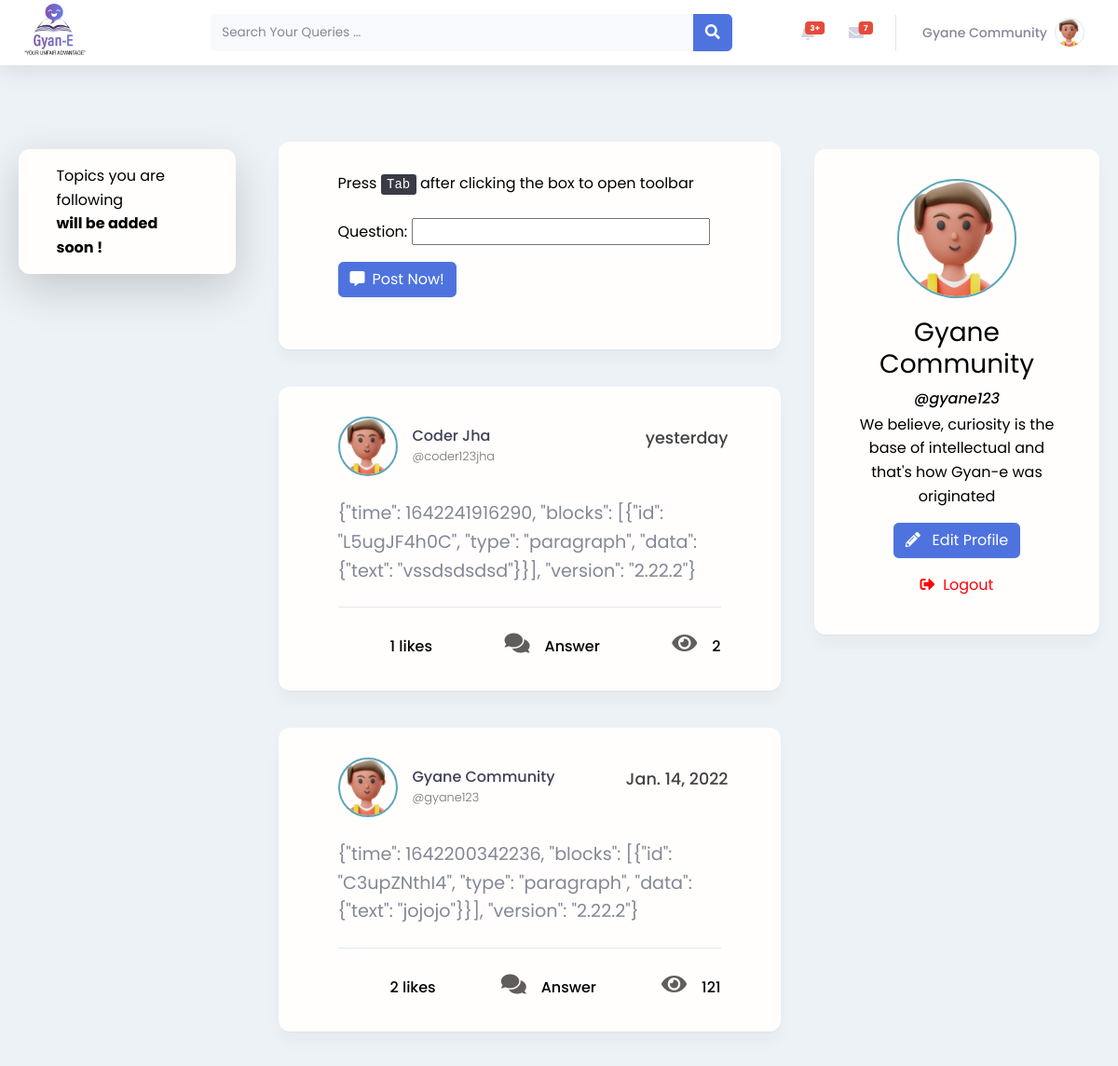
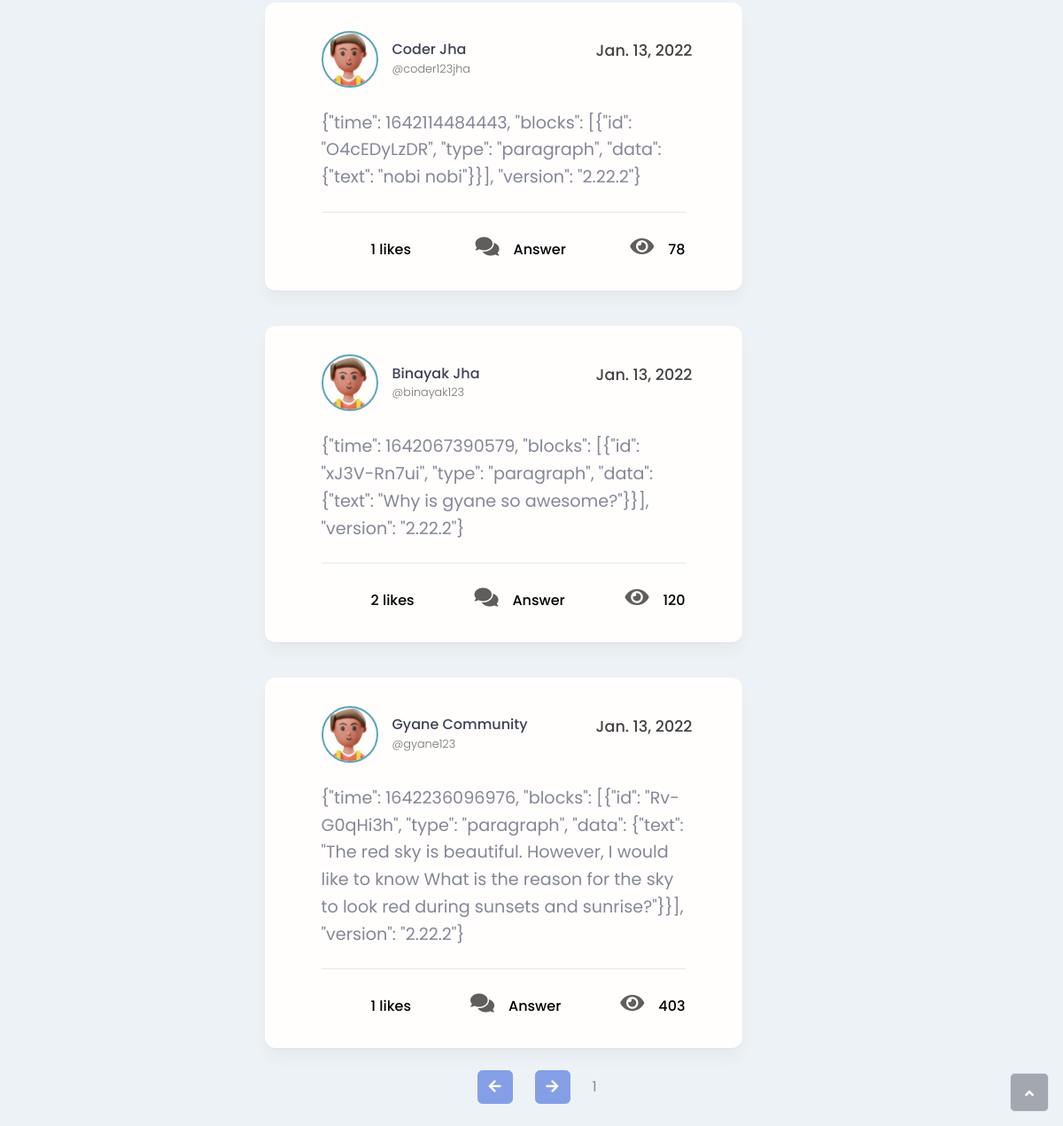
Page / (signed in) on the earlier database version (2 pictures, top to bottom).
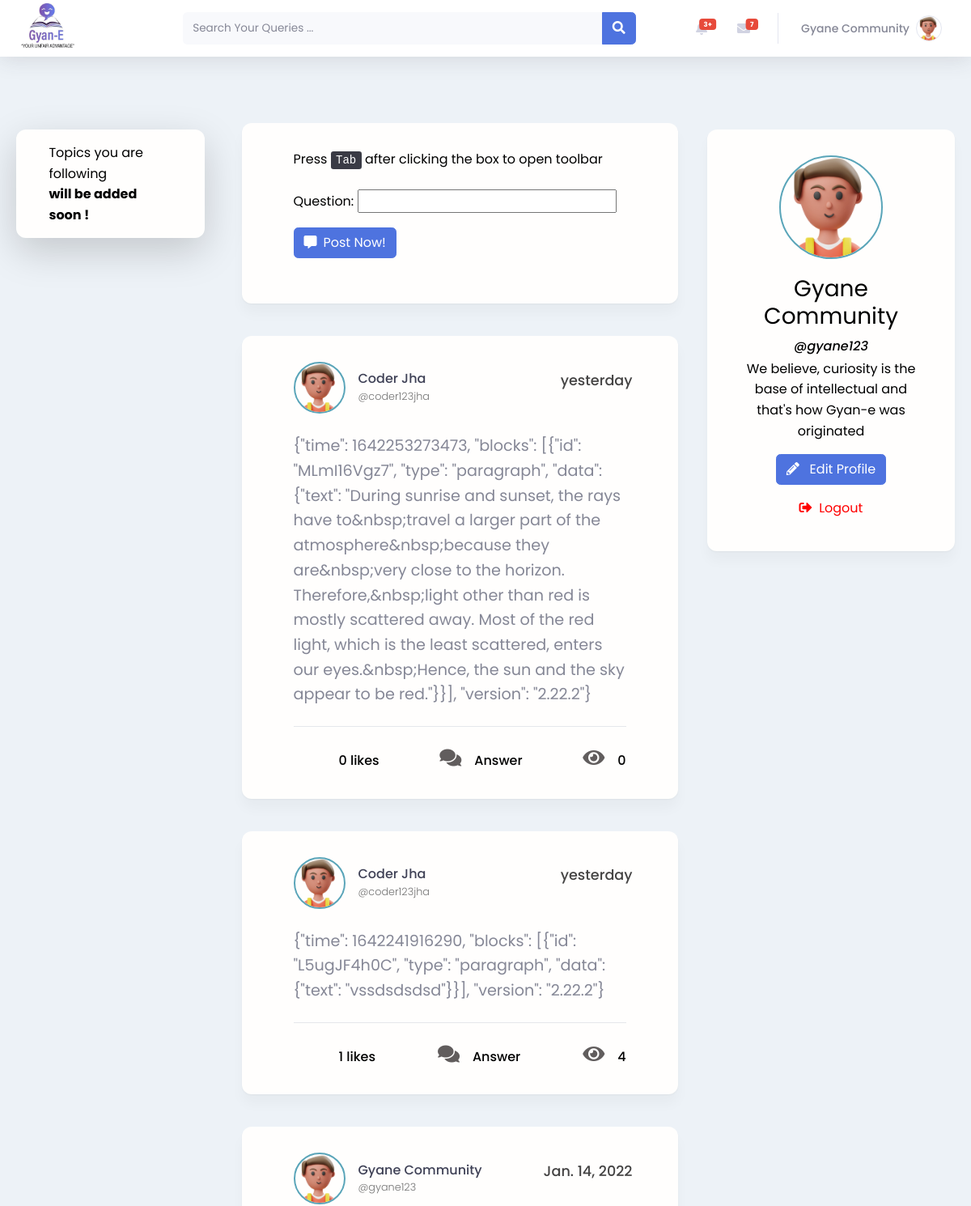
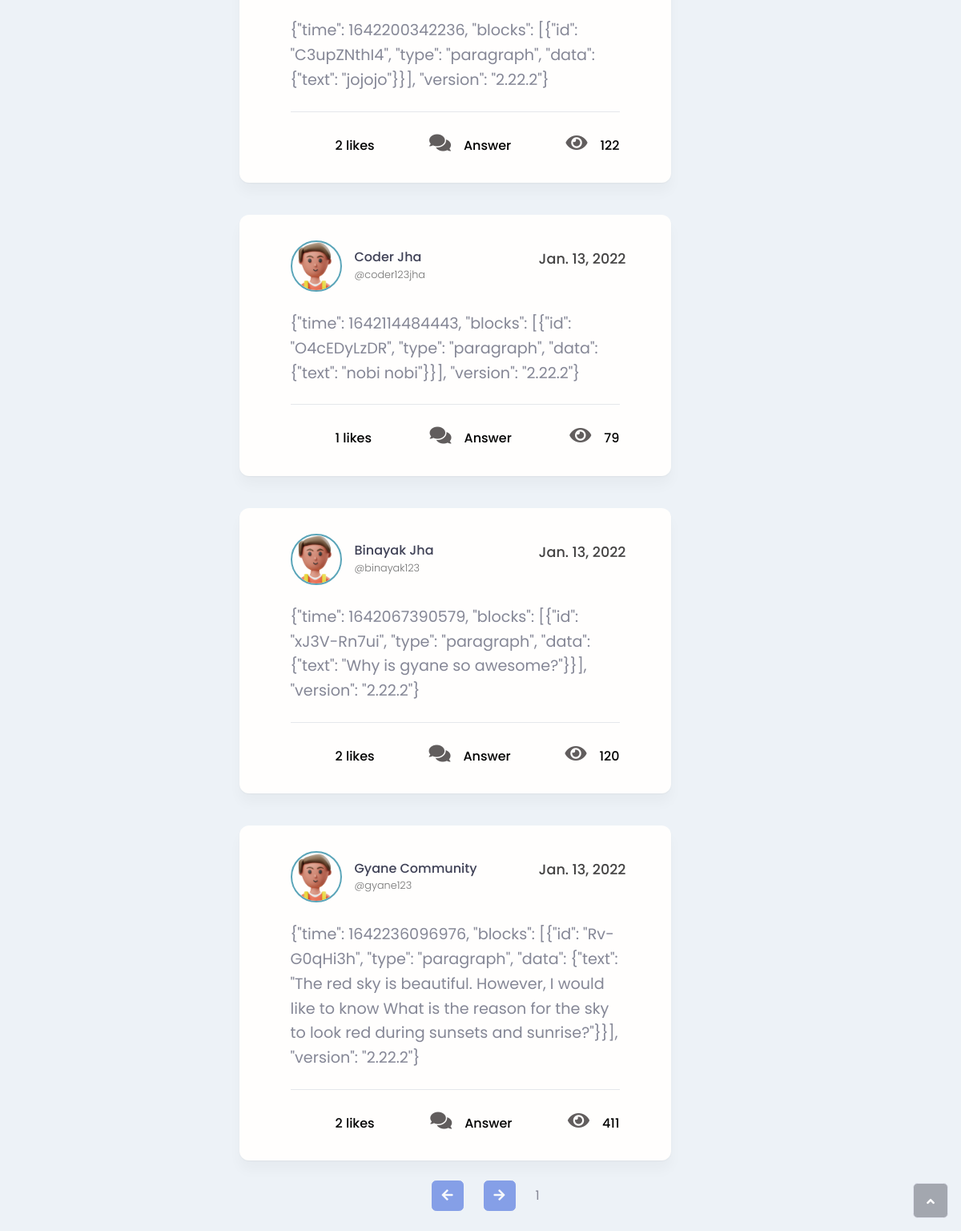
Same page on the later database version (2 pictures, top to bottom).
### core/models.py (models this page shows, shortened)
class Question(models.Model):
    note_id = models.AutoField(primary_key=True)
    question =EditorJsJSONField(readOnly=False, autofocus=True, null=True)
    user = models.ForeignKey(User, on_delete=models.CASCADE)
    time_st = models.DateTimeField(auto_now_add=True)
    profile_pic = property(lambda self: self.user.profile.profile_pic)
    likes = models.ManyToManyField(User, related_name='likes', blank=True)
    views  = models.IntegerField(default=0)

class Profile(models.Model):
    user = models.OneToOneField(User, on_delete=models.CASCADE,null=True)
    first_name = models.CharField(max_length=200, null=True)
    email = models.CharField(max_length=200, null=True)
    small_intro = models.TextField(max_length=100, blank=True, null=True)
    profile_pic = CloudinaryField('image', null=True, blank=True)

### core/views.py (the view)
# urls.py: path('', views.home, name='home'),
def home(request):
    postss = Question.objects.all().order_by('-time_st')
    p = Paginator(postss, 10)
    page_number = request.GET.get('page')
    page_obj = p.get_page(page_number)
    form = NoteForm()
    context = {'postss':postss,
                'form':form,
                'page_obj': page_obj,
    }
    return render(request, 'core/login.html', context)

### core/templates/core/login.html (shortened to what this page needs)
<!DOCTYPE html>
<html>
<head>
    {% load static %}
    <link rel="stylesheet" href="https://pro.fontawesome.com/releases/v5.15.3/css/all.css"
>
    <link rel="stylesheet" href="{% static '/main.css' %}">
    <link rel="stylesheet" href="{% static '/bootstrap/css/bootstrap.min.css' %}">
    <link rel="stylesheet" href="{% static '/assets/fonts/fontawesome-all.min.css' %}">
    <link rel="stylesheet" href="//cdn.jsdelivr.net/npm/medium-editor@latest/dist/css/medium-editor.min.css"
        type="text/css" media="screen" charset="utf-8">
</head>
<body id="page-top">
    {% if user.is_authenticated %}
{% include 'core/navbar.html' %}
    <section class="row container-flex">
        <div class="cards shadow-lg col-lg-2
            col-sm-8 container welcome-card" style="
            height: 20%;
            width: 19%;
            margin-top: 10rem !important;
            margin-right: 9px;
        ">
            <div class="card-body">
                <div class="row">
                    <div class="col-lg-10" style="color: #000;">
                        Topics you are following<br>
                        <b>will be added soon !</b>
                    </div>
                </div>
            </div>
        </div>
        <div class="col-lg-6 " style="margin-top: 7rem;">
            <div class="cards create-post container col-lg-11 col-sm-11">
                <div class="card__body">
                    <div class="create-post__body">
                        <div class="create-post__hint">
                            <p>Press
                                <span class="create-post__hint-key">
                                    <kbd>Tab</kbd>&nbsp;after clicking the box
                                </span>
                                to open toolbar
                            </p>
                        </div>
                        <form class="form" action="notes" method="post" enctype="multipart/form-data"
                            id="id_ajax_upload_form">
                            <div class="form__field">
                                <div class="container-flex">
                                    <div class="row" aria-required="true">
                                        {{ form.as_p }}
                                    </div>
                                </div>
                                <div style="margin-top: 10px;">
                                    <button class="btn btn-primary">
                                        <i class="fas fa-comment-alt" style="margin-right: 8px;"></i>Post Now!</button>
                                </div>
                            </div>
                        </form>
                    </div>
                </div>
            </div>
            {% for Question in page_obj.object_list %}
            <div class="cards create-post container col-lg-11 col-sm-11" id="posts">
                <div class="card__body">
                    <div class="post-wrapper">
                        <div class="false">
                            <div class="post-header-wrapper">
                                <a class="author-box author-box--sm" href="{% url 'profile' Question.user.username %}">
                                    {% if Question.profile_pic.url %}
                                    <img class="avatar avatar--sm" src="{{ Question.profile_pic.url }}">
                                {% else %}
                                    <img src="{% static 'img/defaultprofile_photo.png' %}" class="avatar avatar--sm"
                                    alt="">
                                {% endif %}
                                    <div class="author-box__info">
                                        <p class="author-box__name">{{ Question.user.first_name }} {{ Question.user.last_name }}</p><small
                                            class="author-box__handle">@{{ Question.user }}</small>
                                    </div>
                                </a>
                                <div class="post--options">
                                    <div class="post__dropmenu">
                                        {% load humanize %}
                                        <div class="post-meta "><span class="date">{{ Question.time_st | naturalday }}</span>
                                        </div>
                                    </div>
                                </div>
                            </div>
                            <div class="post-contents">
                                {% load editorjs %}
                                <div class="post-body" id="post-bodyy">{{ Question.question| editorjs }}</div>
                            </div>
                            <div>
                                <div class="post-actions-wrapper">
                                    <div class="action-wrapper likes">
                                        <span
                                        class="post-action-text"><a href="/viewnotes/{{ Question.note_id }}" style="color: black;">{{ Question.likes.count }} likes </a> </span>
                                    </div>
                                    <div class="action-wrapper answerrs">
                                        <a href="/viewnotes/{{ Question.note_id }}" style="color: #000;"><i
                                                class="fas fa-comments"> </i><span
                                                class="post-action-text answer-button">Answer</span></a>
                                    </div>
                                    <div class="action-wrapper viewss"><i class="fas fa-eye"></i><span
                                        class="post-action-text"  style="color: black;">{{ Question.views }}</span>
                                    </div>
                                </div>
                            </div>
                        </div>
                    </div>
                </div>
            </div>
            {% endfor %}
            <center>
                <div class="pagination" style="align-items: center; margin: 25px 0 25px 45%;">
                    {%if page_obj.has_previous %}
                    <a href="?page={{ page_obj.previous_page_number }}" class="btn btn-primary ">
                        <i class="fas fa-arrow-left"></i>
                    </a>
                    {% else %}
                    <a href="" class="btn btn-primary disabled">
                        <i class="fas fa-arrow-left"></i>
                    {% endif %}
                    {% if page_obj.has_next %}
                    <a href="?page={{ page_obj.next_page_number }}" class="btn btn-primary" style="margin-left:25px;">
                        <i class="fas fa-arrow-right"></i>
                    </a>
                    {% else %}
                    <a href="" class="btn btn-primary disabled" style="margin-left:25px;">
                        <i class="fas fa-arrow-right"></i>
                    </a>
                    {% endif %}
                    <span class="page-number" style="padding-left:25px;">{{ page_obj.number }}</span>
                </div>
            </center>
        </div>
        <div class="user-card cards col-lg-3 col-md-12 " style="height: 50%;margin-top: 10rem;margin-right: 32px;">
            <div class="card__body container">
                <div class="user-card__profile-summary">
                        {% if user.profile.profile_pic.url %}
                        <img class="user-card__profile-pic avatar avatar--lg" alt="img-description"
                        src="{{ user.profile.profile_pic.url }}" style>
                        {% else %}
                        <img class="user-card__profile-pic avatar avatar--lg" alt="img-description"
                        src="{% static 'img/defaultprofile_photo.png' %}" style>
                        {% endif %}
                        <h1 class="user-card__profile-name">{{user.first_name}} {{ user.last_name }}</h1><i><a href="/profile/{{user.username}}" style="color: #000;">@{{user.username}}</a></i>
                    {% if user.profile.small_intro %}
                    <p>{{ user.profile.small_intro }}</p>
                    {% else %}
                    <p><b><a href="edit_profile/{{ user.username }}/"><i class="fas fa-pencil-alt"></i></a>&nbsp;&nbsp;<u>Write small intro about yourself</u></b></p>
                    {% endif %}
                    <div class="user-card">
                        <div class="btn-lg">
                            <a href="edit_profile/{{ user.username }}/" style="color: #ffffff !important;">
                                <button class="btn btn-primary preview" >
                                    <i class="fas fa-pencil-alt" style="color: #ffffff !important;"></i>
                                    &nbsp;
                                   Edit Profile
                                </button>
                            </a>
                        </div>
                        <a href="/logout">
                            <button class="btn btn-alert preview" style="color: red;">
                                <i class="fas fa-sign-out-alt"></i>
                                &nbsp;Logout
                            </button>
                        </a>
                    </div>
                </div>
            </div>
        </div>
    </section>
        {% endif %}
    </body>
</html>

### core/templates/core/navbar.html (shortened to what this page needs)
<head>
    {% load static %}
    {% load cloudinary %}
    <link rel="stylesheet" href="{% static '/nav_bootstrap/assets/bootstrap/css/bootstrap.min.css' %}">
    <link rel="stylesheet" href="https://use.fontawesome.com/releases/v5.12.0/css/all.css">
</head>
<body>
    <div>
        <div class="d-flex flex-column" id="content-wrapper">
            <div id="content">
                <nav class="navbar navbar-light navbar-expand bg-white shadow mb-4 topbar static-top fixed-top">
                    <div class="container-fluid">
                        <div>
                            <a class="navbar-brand" href="/">
                                <img src="{% static 'img/gyane.jpeg' %}" class="navbar-brand-img logo" alt="..." style="border-radius: 12px;
                                width: 71px;
                                object-fit: cover;">
                            </a>
                        </div>
                        <form
                            class="d-none d-sm-inline-block me-auto ms-md-3 my-2 my-md-0 mw-100 navbar-search justify-content-center"
                            method="get" action="/search">
                            <div class="input-group">
                                <input class="bg-light form-control border-0 small" type="text"
                                    placeholder="Search Your Queries ..." name="searched" >
                                <button class="btn btn-primary py-0" type="submit" style="height: 40px !important;">
                                    <i class="fas fa-search"></i></button>
                            </div>
                        </form>
                        <ul class="navbar-nav flex-nowrap ms-auto">
                            <li class="nav-item dropdown no-arrow mx-1">
                                <div class="nav-item dropdown no-arrow"><a class="dropdown-toggle nav-link"
                                        aria-expanded="false" data-bs-toggle="dropdown" href="#"><span
                                            class="badge bg-danger badge-counter">3+</span></a>
                                </div>
                            </li>
                            <li class="nav-item dropdown no-arrow mx-1">
                                <div class="nav-item dropdown no-arrow"><a class="dropdown-toggle nav-link"
                                        aria-expanded="false" data-bs-toggle="dropdown" href="#"><span
                                            class="badge bg-danger badge-counter">7</span><i
                                            class="fas fa-envelope fa-fw"></i></a>
                                </div>
                            </li>
                            <li class="nav-item dropdown no-arrow">
                                <div class="nav-item dropdown no-arrow"><a class="dropdown-toggle nav-link"
                                        aria-expanded="false" data-bs-toggle="dropdown" href="#"><span
                                            class="d-none d-lg-inline me-2 text-gray-600 small">{{user.first_name }}
                                            {{user.last_name }}</span>
                                        {% if user.profile.profile_pic.url %}
                                        <img class="border rounded-circle img-profile"
                                            src="{{ user.profile.profile_pic.url }}">
                                        {% else %}
                                        <img class="border rounded-circle img-profile"
                                            src="{% static 'img/defaultprofile_photo.png' %}">
                                        {% endif %}
                                    </a>
                                </div>
                            </li>
                        </ul>
                    </div>
                </nav>
            </div>
        </div><a class="border rounded d-inline scroll-to-top" href="#page-top"><i class="fas fa-angle-up"></i></a>
    </div>
</body>

Differences in the rows shown:
added Question: user.first_name "Coder", user.last_name "Jha", user "coder123jha", time_st "yesterday", question|editorjs "{\"time\": 1642253273473, \"blocks\": [{\"id\": \"MLmI16Vgz7\", \"type\": \"paragraph\", \"data\": {\"text\": \"During sunrise and sunset, the rays have to&nbsp;travel a larger part of the atmosphere&nbsp;because they are&nbsp;very close to the horizon. Therefore,&nbsp;light other than red is mostly scattered away. Most of the red light, which is the least scattered, enters our eyes.&nbsp;Hence, the sun and the sky appear to be red.\"}}], \"version\": \"2.22.2\"}", likes.count "0", views "0"
changed Question (number 2 of 6 on the later page): views "2" → "4"
changed Question "Jan. 14, 2022": views "121" → "122"
changed Question (number 4 of 6 on the later page): views "78" → "79"
changed Question (number 6 of 6 on the later page): likes.count "1" → "2"; views "403" → "411"
